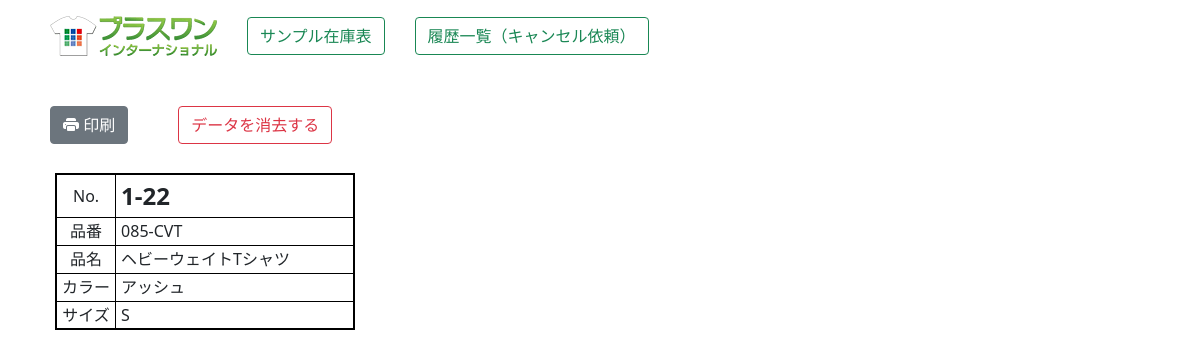
Before: /zaiko2/label_print/ with the older database file.
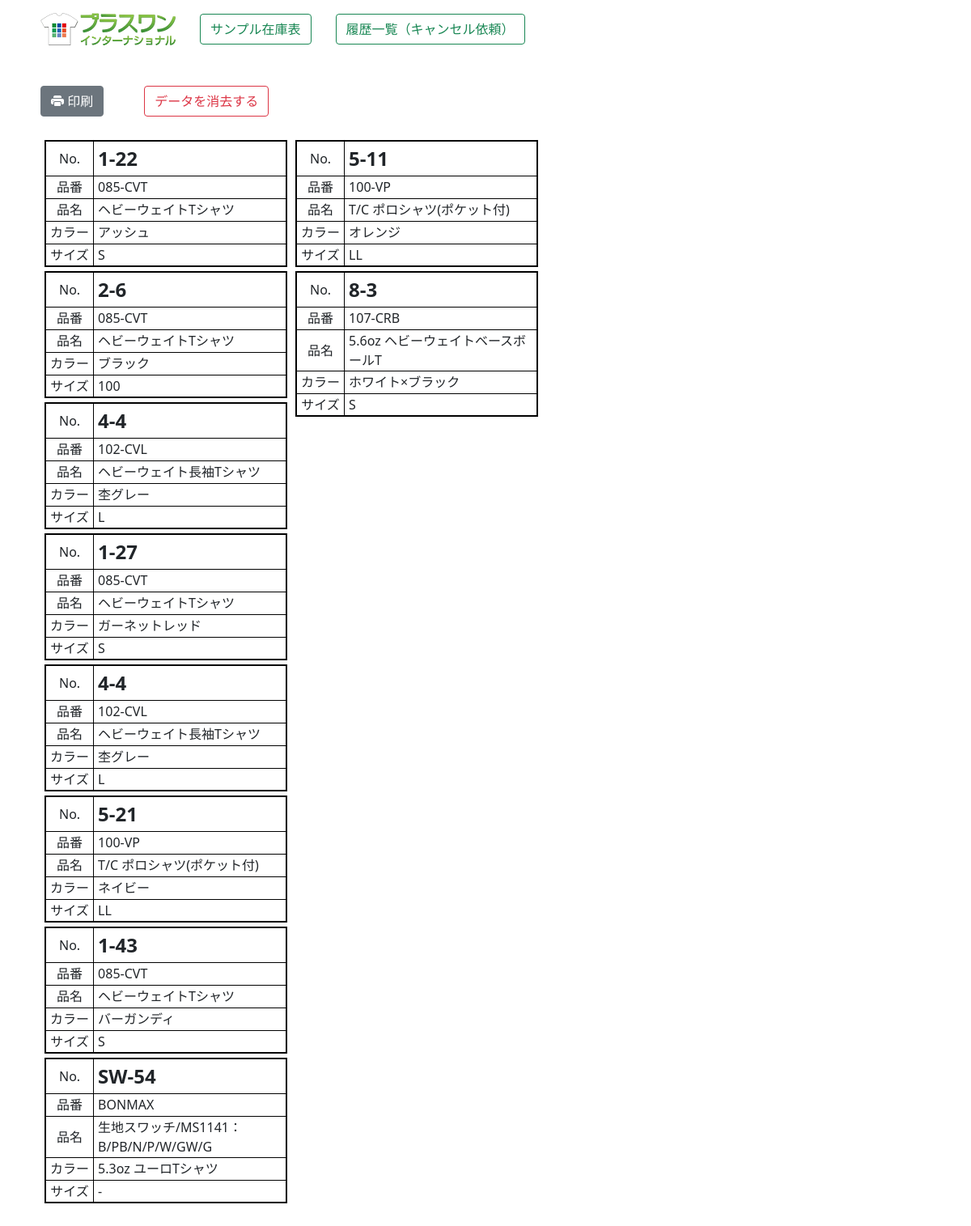
After: the same page with the newer database file.
### zaiko/models.py (models this page shows, shortened)
class Label(models.Model):
    sample_num=models.CharField("サンプルNo",max_length=20)
    shouhin_num=models.CharField("商品番号",max_length=20)
    shouhin_name=models.CharField("商品名",max_length=255)
    color=models.CharField("カラー",max_length=255)
    size=models.CharField("サイズ",max_length=20)

### zaiko2/views.py (the view)
# urls.py: path('label_print/', label_print, name="label_print"),
def label_print(request):
    items=Label.objects.all()
    if items.count() > 16:
        items1=items[:8]
        items2=items[7:16]
        items3=items[15:]
        params={"items1":items1,"items2":items2,"items3":items3,"col":3}
    elif items.count() >8:
        items1=items[:8]
        items2=items[8:16]
        params={"items1":items1,"items2":items2,"col":2}
    else:
        items1=items[:8]
        params={"items1":items1,"col":1}
    kanri=0
    if request.user.username == "p1masao":
        kanri=1
    params["kanri"]=kanri
    return render(request,"zaiko2/label.html",params)

### zaiko2/templates/zaiko2/label.html (shortened to what this page needs)
{% load static %}
<!DOCTYPE html>
<html lang="ja">
<head>
    <link rel="stylesheet" href="{% static 'main.css' %}">
    <link href="https://cdn.jsdelivr.net/npm/bootstrap@5.0.2/dist/css/bootstrap.min.css" rel="stylesheet">
    <link rel="stylesheet" href="https://cdn.jsdelivr.net/npm/bootstrap-icons@1.8.0/font/bootstrap-icons.css">
</head>
<body>
    <div class="container mt-3 mb-5">
        <div style="margin: 0 auto; justify-content: center; width: 1100px;">
            {% include "zaiko/menu.html" with kanri=kanri %}
            <div class="flex2" style="margin-top: 50px;">
                <div><button type="button" class="btn btn-secondary" id="print"><i class="bi bi-printer-fill"></i> 印刷</button></div>
                <div style="margin-left: 50px;">
                    <a href="{% url 'zaiko2:label_del' %}">
                        <button type="button" class="btn btn-outline-danger" onclick="return confirm('本当に消去しますか？')" >データを消去する</button>
                    </a>
                </div>
            </div>
            <div class="flex_print mt-4">
                <div>
                    <div style="width:310px; display: inline;">
                        {% for i in items1 %}
                        <table style="width:300px;margin: 5px;border: #000000 2px solid;">
                            <tr><td style="width: 20%; height: 43px; text-align: center;">No.</td><td style="width: 80%;font-weight: bold;font-size: 1.5em;padding-left: 5px;">{{i.sample_num}}</td></tr>
                            <tr><td style="height: 28px;text-align: center;">品番</td><td style="padding-left: 5px;">{{i.shouhin_num}}</td></tr>
                            <tr><td style="height: 28px;text-align: center;">品名</td><td style="padding-left: 5px;">{{i.shouhin_name}}</td></tr>
                            <tr><td style="height: 28px;text-align: center;">カラー</td><td style="padding-left: 5px;">{{i.color}}</td></tr>
                            <tr><td style="height: 28px;text-align: center;;">サイズ</td><td style="padding-left: 5px;">{{i.size}}</td></tr>
                        </table>
                        {% endfor %}
                    </div>
                </div>
                <div>
                    <div style="width:310px; display: inline;">
                        {% for i in items2 %}
                        <table style="width:300px;margin: 5px;border: #000000 2px solid;">
                            <tr><td style="width: 20%; height: 43px; text-align: center;">No.</td><td style="width: 80%;font-weight: bold;font-size: 1.5em;padding-left: 5px;">{{i.sample_num}}</td></tr>
                            <tr><td style="height: 28px;text-align: center;">品番</td><td style="padding-left: 5px;">{{i.shouhin_num}}</td></tr>
                            <tr><td style="height: 28px;text-align: center;">品名</td><td style="padding-left: 5px;">{{i.shouhin_name}}</td></tr>
                            <tr><td style="height: 28px;text-align: center;">カラー</td><td style="padding-left: 5px;">{{i.color}}</td></tr>
                            <tr><td style="height: 28px;text-align: center;;">サイズ</td><td style="padding-left: 5px;">{{i.size}}</td></tr>
                        </table>
                        {% endfor %}
                    </div>
                </div>
            </div>
        </div>
    </div>
</body>
</html>

### zaiko/templates/zaiko/menu.html (shortened to what this page needs)
{% load static %}
<div class="menu">
    <div>
        <a href="https://www.p1-intl.com/" target="_blank"><img src="{% static 'logo.webp' %}"></a>
    </div>
    <div style="margin-left: 30px;">
        <a href="{% url 'zaiko:index' %}"><button type="button" class="btn btn-outline-success">サンプル在庫表</button></a>
    </div>
    <div style="margin-left: 30px;">
        <a href="{% url 'zaiko:irai_rireki' %}"><button type="button" class="btn btn-outline-success">履歴一覧（キャンセル依頼）</button></a>
    </div>
</div>

### zaiko/static/main.css (style rules this page uses)
.flex2,.menu { display: flex; flex-wrap: wrap; align-items: center; }
.flex_print { display: flex; flex-wrap: wrap; margin: 0 auto; }
.menu { width: 1100px; margin: 0 auto; }

### zaiko2/templates/zaiko2/label.html (style rules this page uses)
table, td, th { border: 1px #000000 solid; font-size:auto; }

Changed rows visible on the page:
added Label: sample_num "2-6", shouhin_num "085-CVT", shouhin_name "ヘビーウェイトTシャツ", color "ブラック", size "100"
added Label: sample_num "4-4", shouhin_num "102-CVL", shouhin_name "ヘビーウェイト長袖Tシャツ", color "杢グレー", size "L"
added Label: sample_num "1-27", shouhin_num "085-CVT", shouhin_name "ヘビーウェイトTシャツ", color "ガーネットレッド", size "S"
added Label: sample_num "4-4", shouhin_num "102-CVL", shouhin_name "ヘビーウェイト長袖Tシャツ", color "杢グレー", size "L"
added Label: sample_num "5-21", shouhin_num "100-VP", shouhin_name "T/C ポロシャツ(ポケット付)", color "ネイビー", size "LL"
added Label: sample_num "1-43", shouhin_num "085-CVT", shouhin_name "ヘビーウェイトTシャツ", color "バーガンディ", size "S"
added Label: sample_num "SW-54", shouhin_num "BONMAX", shouhin_name "生地スワッチ/MS1141：B/PB/N/P/W/GW/G", color "5.3oz ユーロTシャツ", size "-"
added Label: sample_num "5-11", shouhin_num "100-VP", shouhin_name "T/C ポロシャツ(ポケット付)", color "オレンジ", size "LL"
added Label: sample_num "8-3", shouhin_num "107-CRB", shouhin_name "5.6oz ヘビーウェイトベースボールT", color "ホワイト×ブラック", size "S"
